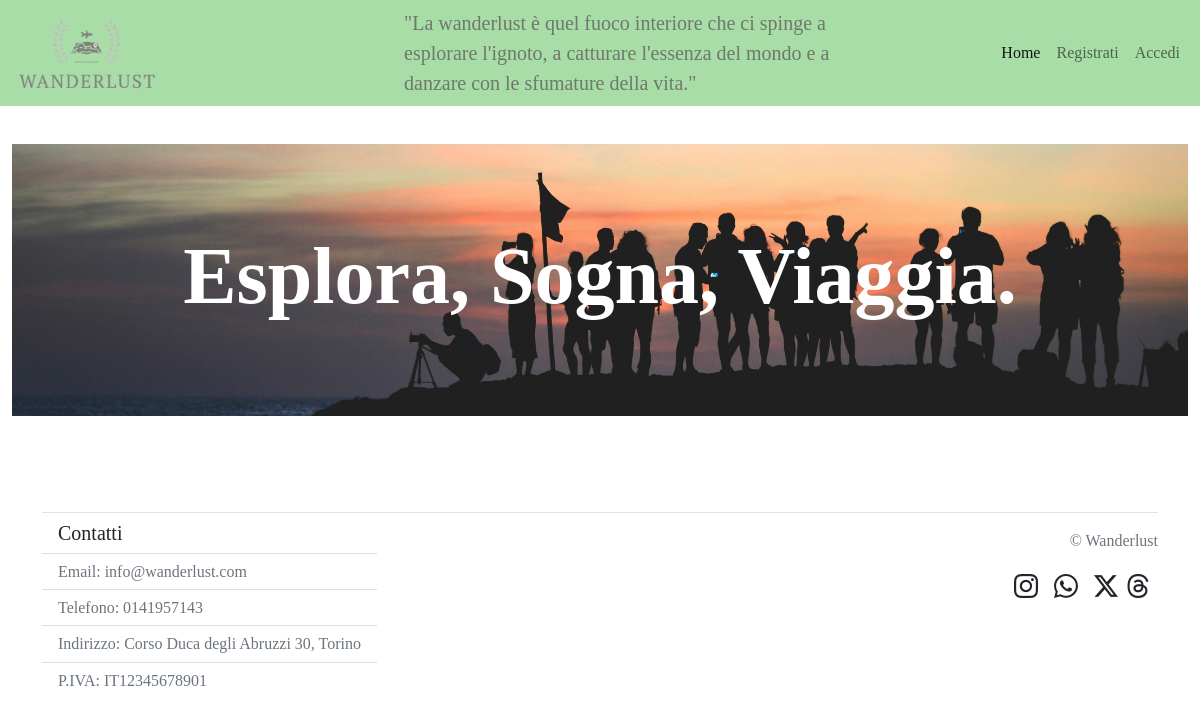
Page /home on the earlier database version.
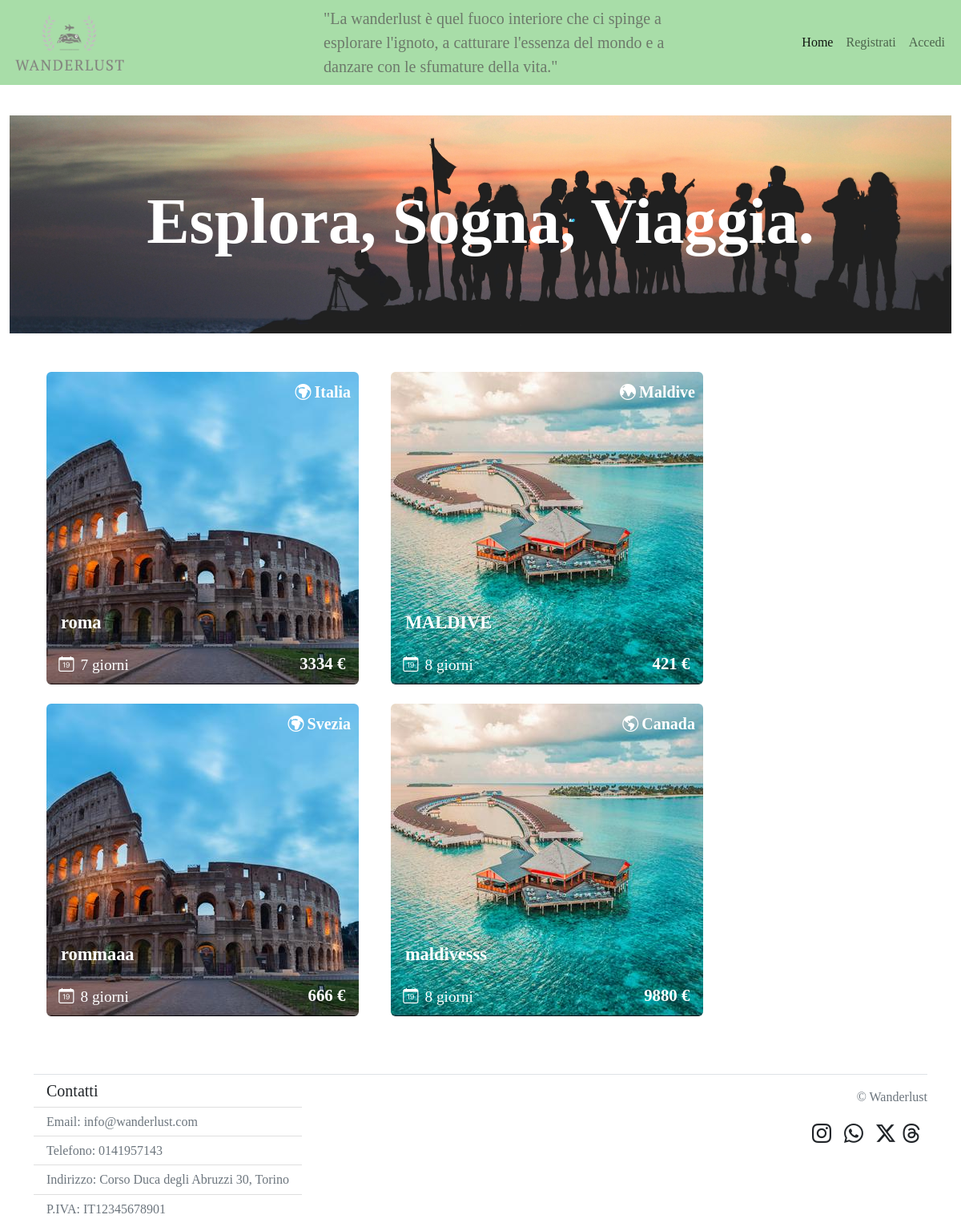
Same page on the later database version.
### tables this page shows
CREATE TABLE "viaggi" (
	"id"	INTEGER NOT NULL,
	"id_coordinatore"	INTEGER NOT NULL,
	"continente"	TEXT NOT NULL,
	"nazione"	TEXT NOT NULL,
	"data"	TEXT NOT NULL,
	"num_giorni"	TEXT NOT NULL,
	"aeroporto"	TEXT NOT NULL,
	"prezzo"	INTEGER NOT NULL,
	"descrizione"	TEXT NOT NULL,
	"img_viaggio"	TEXT NOT NULL UNIQUE,
	"approvato"	INTEGER NOT NULL,
	"titolo"	TEXT NOT NULL,
	PRIMARY KEY("id" AUTOINCREMENT)
);

### app.py (the view)
@app.route('/home', methods=['GET', 'POST'])
def home():
    viaggi_approvati = viaggi_dao.getViaggiApprovati()
    oggi = datetime.now().strftime('%Y-%m-%d')
    return render_template('home.html', viaggi_approvati=viaggi_approvati, oggi=oggi)

### viaggi_dao.py (called while the page is built)
def getViaggiApprovati():
    query = 'SELECT * FROM viaggi WHERE approvato = ?'
    connection = sqlite3.connect('db/wanderlust.db')
    connection.row_factory = sqlite3.Row
    cursor = connection.cursor()
    cursor.execute(query, (1,))
    result = cursor.fetchall()
    cursor.close()
    connection.close()
    return result

### templates/home.html (shortened to what this page needs)
{% extends "base.html" %}
{%block active_home%} active {%endblock%}
{%block img_fullscreen%}
<section id="sectionHome">
    <h1 id = "idh1Home" class="fw-bold fontCopperplate text-white">Esplora, Sogna, Viaggia.</h1>
</section>
{%endblock%}
{% block content %}
<section class="d-flex flex-wrap">
    {%for viaggio in viaggi_approvati%}
    <article class="me-4 ms-3 mb-4 image-container">
        <img class="zoomable rounded" src="{{url_for('static', filename = 'viaggio/'+viaggio.img_viaggio)}}" alt="Questa è l'immagine del viaggio in {{viaggio.nazione}}">
        <div class="fav-button text-white d-flex justify-content-start fs-5">
            {%if viaggio.continente == 'Africa' or viaggio.continente=='Europa'%}
            <i class="bi bi-globe-europe-africa me-1"></i>
            {%elif viaggio.continente == 'NordAmerica' or viaggio.continente == 'SudAmerica'%}
            <i class="bi bi-globe-americas me-1"></i>
            {%elif viaggio.continente == 'Asia'%}
            <i class="bi bi-globe-central-south-asia me-1"></i>
            {%else%}
            <i class="bi bi-globe-asia-australia me-1"></i>
            {%endif%}
            <p class="fontCopperplate fw-semibold">{{viaggio.nazione}}</p>
        </div>
        <p class="titleImgPos">{{viaggio.titolo}}</p>
        <section class="d-flex justify-content-start align-items-center sectionDaysImgPos">
            <i class="bi bi-calendar-date me-2"></i>
            <p class="pMarginNegativo">{{viaggio.num_giorni}} giorni</p>
        </section>
        <p class="priceImgPos pMarginNegativo">{{viaggio.prezzo}} €</p>
    </article>
    {%endfor%}
</section>
{%endblock%}

### templates/base.html (shortened to what this page needs)
<!doctype html>
<html lang="en">
<head>
    <link href="https://cdn.jsdelivr.net/npm/bootstrap@5.2.2/dist/css/bootstrap.min.css" rel="stylesheet"
>
    <link rel="stylesheet" href="https://cdn.jsdelivr.net/npm/bootstrap-icons@1.11.2/font/bootstrap-icons.min.css">
    <link rel="stylesheet" href="{{ url_for('static', filename='style.css') }}">
</head>
<body>
    <header>
        <nav id = "myNavbar" class="navbar navbar-expand-lg bg-body-tertiary">
            <div class="container-fluid">
                <div class = "col-4 d-flex justify-content-start align-items-center">
                    <a class="navbar-brand d-flex justify-content-start align-content-center" href="{{url_for('index')}}">
                        <img id ="logo" src="{{url_for('static', filename = 'logo/logo.png')}}" alt="Logo" class="d-inline-block align-text-top">
                    </a>
                </div>
                <p id = "spotHomepage" class="col-5 fs-5">"La wanderlust è quel fuoco interiore che ci spinge a esplorare l'ignoto, a catturare l'essenza del mondo e a danzare con le sfumature della vita."</p>
                <div class="collapse navbar-collapse col-3 d-flex justify-content-end" id="navbarNav">
                    <ul class="navbar-nav">
                        <li class="nav-item">
                        <a class="nav-link{%block active_home%} {%endblock%}" aria-current="page" href="{{url_for('index')}}">Home</a>
                        </li>
                        {%if current_user.is_authenticated == False %}
                        <li class="nav-item">
                            <a class="nav-link {%block active_registrazione%} {%endblock%}" href="{{url_for('iscriviti')}}">Registrati</a>
                        </li>
                        <li class="nav-item">
                        <a class="nav-link {%block active_login%} {%endblock%}" href="{{url_for('login_page')}}">Accedi</a>
                        </li>
                        {%endif%}
                    </ul>
                </div>
            </div>
        </nav>
    </header>
    <div class="container-fluid mt-9">
        {%block img_fullscreen%}
        {%endblock%}
    </div>
    <div id = "main" class="container">
        <main class="row justify-content-center">
          {%block content %}{% endblock %}
        </main>
        <footer class="mt-5 border-top d-flex justify-content-between">
            <section>
                <ul class="list-group list-group-flush">
                    <li class="list-group-item display-6 fs-5 fontCopperplate">Contatti</li>
                    <li class="list-group-item display-6 fs-6 text-secondary">Email: info@wanderlust.com</li>
                    <li class="list-group-item display-6 fs-6 text-secondary">Telefono: 0141957143</li>
                    <li class="list-group-item display-6 fs-6 text-secondary">Indirizzo: Corso Duca degli Abruzzi 30, Torino </li>
                    <li class="list-group-item display-6 fs-6 text-secondary">P.IVA: IT12345678901</li>
                  </ul>
            </section>
            <section>
                <p class="mt-3 text-secondary text-end fontCopperplate"> © Wanderlust </p>
                <section class = "d-flex">
                    <i class="bi bi-instagram px-2 social_icon"></i>
                    <i class="bi bi-whatsapp px-2 social_icon"></i>
                    <i class="bi bi-twitter-x ps-2 social_icon"></i>
                    <i class="bi bi-threads px-2 social_icon"></i>
                </section>
            </section>
        </footer>
    </div>
</body>
</html>

### static/style.css (style rules this page uses)
#myNavbar { background-color: rgb(168, 221, 168); position: fixed; top: 0; z-index: 999; }
.mt-9 { margin-top: 9em; }
#main { margin-top: 3em; }
body { font-family: Georgia, 'Times New Roman', Times, serif; }
#logo { width: 40%; }
.social_icon { font-size: 1.5rem; }
#spotHomepage { color: #565353b8; font-family: Apple Chancery, cursive; margin-bottom: 0%; }
.fontCopperplate { font-family: Copperplate, Copperplate Gothic Light, fantasia; }
.image-container { position: relative; display: inline-block; }
.zoomable { display: block; max-width: 100%; height: auto; transition: transform 0.3s ease-in-out; }
.titleImgPos { color: #fff; font-size:1.4em; font-weight: bold; position: absolute; bottom: 2em; left: 0.8em; z-index: 998; }
.sectionDaysImgPos { color: #fff; font-size:1.2em; font-weight: 400; position: absolute; bottom: 0.5em; left: 0.8em; z-index: 998; }
.pMarginNegativo { margin-bottom: 0%; }
.priceImgPos { color: #fff; font-size:1.3em; font-weight: bold; position: absolute; bottom: 0.5em; right: 0.8em; z-index: 998; }
.fav-button { position: absolute; top: 0.5em; right: 0.5em; z-index: 998; }
#sectionHome { background-image: url("indexPics/foto_di_gruppo.jpg"); background-size: cover; height: 17em; display: flex; justify-content: center; align-items: center; }
#idh1Home { font-size: 5em; height: min-content; }

Differences in the rows shown:
added viaggi: img_viaggio (picture), continente "Europa" (drawn), nazione "Italia", titolo "roma", num_giorni "7", prezzo "3334"
added viaggi: img_viaggio (picture), continente "Asia" (drawn), nazione "Maldive", titolo "MALDIVE", num_giorni "8", prezzo "421"
added viaggi: img_viaggio (picture), continente "Europa" (drawn), nazione "Svezia", titolo "rommaaa", num_giorni "8", prezzo "666"
added viaggi: img_viaggio (picture), continente "NordAmerica" (drawn), nazione "Canada", titolo "maldivesss", num_giorni "8", prezzo "9880"
